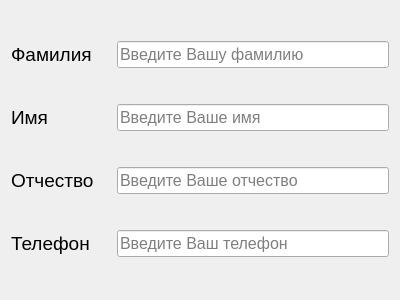
<?xml version="1.0" encoding="UTF-8"?>
<ui version="4.0">
 <class>Form</class>
 <widget class="QWidget" name="Form">
  <property name="geometry">
   <rect>
    <x>0</x>
    <y>0</y>
    <width>400</width>
    <height>300</height>
   </rect>
  </property>
  <property name="minimumSize">
   <size>
    <width>400</width>
    <height>300</height>
   </size>
  </property>
  <property name="maximumSize">
   <size>
    <width>400</width>
    <height>300</height>
   </size>
  </property>
  <property name="windowTitle">
   <string>Form</string>
  </property>
  <layout class="QVBoxLayout" name="verticalLayout">
   <item>
    <layout class="QHBoxLayout" name="horizontalLayout">
     <item>
      <widget class="QLabel" name="label">
       <property name="minimumSize">
        <size>
         <width>100</width>
         <height>0</height>
        </size>
       </property>
       <property name="font">
        <font>
         <pointsize>14</pointsize>
        </font>
       </property>
       <property name="text">
        <string>Фамилия</string>
       </property>
      </widget>
     </item>
     <item>
      <widget class="QLineEdit" name="lineEdit">
       <property name="font">
        <font>
         <pointsize>12</pointsize>
        </font>
       </property>
       <property name="placeholderText">
        <string>Введите Вашу фамилию</string>
       </property>
      </widget>
     </item>
    </layout>
   </item>
   <item>
    <layout class="QHBoxLayout" name="horizontalLayout_2">
     <item>
      <widget class="QLabel" name="label_2">
       <property name="minimumSize">
        <size>
         <width>100</width>
         <height>0</height>
        </size>
       </property>
       <property name="font">
        <font>
         <pointsize>14</pointsize>
        </font>
       </property>
       <property name="text">
        <string>Имя</string>
       </property>
      </widget>
     </item>
     <item>
      <widget class="QLineEdit" name="lineEdit_2">
       <property name="font">
        <font>
         <pointsize>12</pointsize>
        </font>
       </property>
       <property name="placeholderText">
        <string>Введите Ваше имя</string>
       </property>
      </widget>
     </item>
    </layout>
   </item>
   <item>
    <layout class="QHBoxLayout" name="horizontalLayout_3">
     <item>
      <widget class="QLabel" name="label_3">
       <property name="minimumSize">
        <size>
         <width>100</width>
         <height>0</height>
        </size>
       </property>
       <property name="font">
        <font>
         <pointsize>14</pointsize>
        </font>
       </property>
       <property name="text">
        <string>Отчество</string>
       </property>
      </widget>
     </item>
     <item>
      <widget class="QLineEdit" name="lineEdit_3">
       <property name="minimumSize">
        <size>
         <width>0</width>
         <height>0</height>
        </size>
       </property>
       <property name="font">
        <font>
         <pointsize>12</pointsize>
        </font>
       </property>
       <property name="placeholderText">
        <string>Введите Ваше отчество</string>
       </property>
      </widget>
     </item>
    </layout>
   </item>
   <item>
    <layout class="QHBoxLayout" name="horizontalLayout_4">
     <item>
      <widget class="QLabel" name="label_4">
       <property name="minimumSize">
        <size>
         <width>100</width>
         <height>0</height>
        </size>
       </property>
       <property name="font">
        <font>
         <pointsize>14</pointsize>
        </font>
       </property>
       <property name="text">
        <string>Телефон</string>
       </property>
      </widget>
     </item>
     <item>
      <widget class="QLineEdit" name="lineEdit_4">
       <property name="minimumSize">
        <size>
         <width>0</width>
         <height>0</height>
        </size>
       </property>
       <property name="font">
        <font>
         <pointsize>12</pointsize>
        </font>
       </property>
       <property name="placeholderText">
        <string>Введите Ваш телефон</string>
       </property>
      </widget>
     </item>
    </layout>
   </item>
  </layout>
 </widget>
 <resources/>
 <connections/>
</ui>
